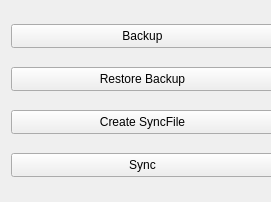
<?xml version="1.0" encoding="UTF-8"?>
<ui version="4.0">
 <class>ControlWidget</class>
 <widget class="QWidget" name="ControlWidget">
  <property name="geometry">
   <rect>
    <x>0</x>
    <y>0</y>
    <width>271</width>
    <height>202</height>
   </rect>
  </property>
  <property name="minimumSize">
   <size>
    <width>271</width>
    <height>202</height>
   </size>
  </property>
  <layout class="QVBoxLayout" name="verticalLayout">
   <item>
    <widget class="KPushButton" name="m_backupButton">
     <property name="minimumSize">
      <size>
       <width>263</width>
       <height>24</height>
      </size>
     </property>
     <property name="text">
      <string>Backup</string>
     </property>
    </widget>
   </item>
   <item>
    <widget class="KPushButton" name="m_restoreBackupButton">
     <property name="minimumSize">
      <size>
       <width>263</width>
       <height>24</height>
      </size>
     </property>
     <property name="text">
      <string>Restore Backup</string>
     </property>
    </widget>
   </item>
   <item>
    <widget class="KPushButton" name="m_createSyncFileButton">
     <property name="minimumSize">
      <size>
       <width>263</width>
       <height>24</height>
      </size>
     </property>
     <property name="text">
      <string>Create SyncFile</string>
     </property>
    </widget>
   </item>
   <item>
    <widget class="KPushButton" name="m_syncButton">
     <property name="minimumSize">
      <size>
       <width>263</width>
       <height>24</height>
      </size>
     </property>
     <property name="text">
      <string>Sync</string>
     </property>
    </widget>
   </item>
  </layout>
 </widget>
 <customwidgets>
  <customwidget>
   <class>KPushButton</class>
   <extends>QPushButton</extends>
   <header>kpushbutton.h</header>
  </customwidget>
 </customwidgets>
 <resources/>
 <connections/>
</ui>
